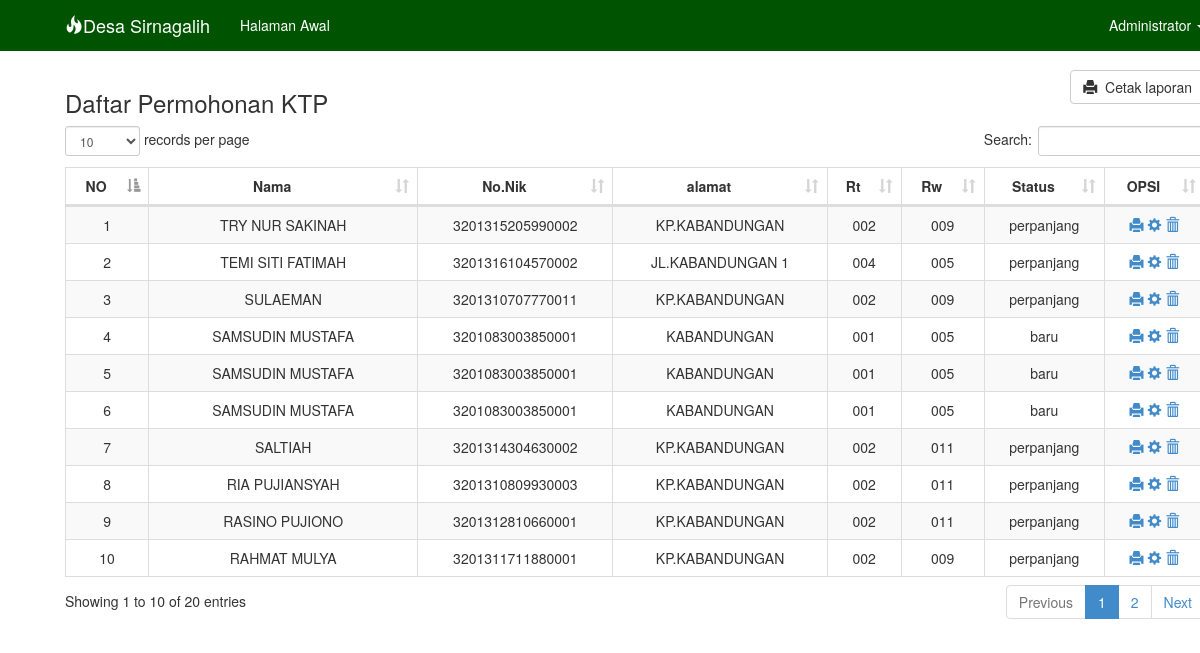
Page /surat-ktp/daf.php on the committed database.
### tables this page shows
CREATE TABLE IF NOT EXISTS `ktp` (
`id` int(22) NOT NULL,
  `nama` varchar(20) NOT NULL,
  `nik` varchar(20) NOT NULL,
  `kk` varchar(40) NOT NULL,
  `alamatl` varchar(20) NOT NULL,
  `rt` varchar(20) NOT NULL,
  `rw` varchar(20) NOT NULL,
  `statusktp` varchar(30) NOT NULL
);

### surat-ktp/daf.php (the view, shortened to what this page needs)
<!DOCTYPE html>
<html lang="en">
	<head>
    <link href="../css/bootstrap.min.css" rel="stylesheet">
    <link rel="stylesheet" href="../css/dataTables.bootstrap.css"/>
  </head>
  <body>
<div class="navbar navbar-inverse navbar-fixed-top" role="navigation">
  <div class="container">
    <div class="navbar-header">
      <a class="navbar-brand" href="#"><span class="glyphicon glyphicon-fire"></span>Desa Sirnagalih</a>
    </div>
    <div class="navbar-collapse collapse">
      <ul class="nav navbar-nav">
      	<li><a href="../index.php">Halaman Awal</a></li>
      </ul>
      <ul class="nav navbar-nav navbar-right">
        <li class="dropdown active">
          <a href="#" class="dropdown-toggle" data-toggle="dropdown">
            Administrator <b class="caret"></b>
          </a>
        </li>
      </ul>
    </div>
  </div>
</div>
	 <div class="container">
    <a class="noprint pull-right btn btn-default" target="blank" href="laporan.php">
  <i class="glyphicon glyphicon-print"></i>&nbsp;&nbsp;Cetak laporan</a>
	<h3>Daftar Permohonan KTP</h3>
	<table id="example2" class="table table-striped table-bordered dt-responsive nowrap" width="100%">
    	<thead>
		<tr>
      <th>NO</th>
      <th>Nama</th>
			<th>No.Nik</th>
			<th>alamat</th>
		  <th>Rt</th>
      <th>Rw</th>
      <th>Status</th>
      <th>OPSI</th>
		</tr>
		 </thead>
	<tbody>
		<?php
    $query = mysql_query("SELECT * FROM ktp ORDER BY nama DESC ") or die(mysql_error());
		if(mysql_num_rows($query) == 0){
		echo '<tr><td colspan="6">Tidak ada data!</td></tr>';
		}else{
			$no = 1;
			while($data = mysql_fetch_array($query)){
				echo '<tr>';
					echo '<td>'.$no.'</td>';
          echo '<td>'.$data['nama'].'</td>';
					echo '<td>'.$data['nik'].'</td>';
          echo '<td>'.$data['alamatl'].'</td>';
          echo '<td>'.$data['rt'].'</td>';
          echo '<td>'.$data['rw'].'</td>';
          echo '<td>'.$data['statusktp'].'</td>';
          echo '<td>
           <a href="cetakulang.php?id='.$data['nik'].'">
          <span class="glyphicon glyphicon-print" aria-hidden="true"></span></a>
          <a href="edit.php?id='.$data['nik'].'">
          <span class="glyphicon glyphicon-cog" aria-hidden="true"></span></a>
          <a href="hps.php?id='.$data['nik'].'" onclick="return confirm(\'Yakin?\')"><span class="glyphicon glyphicon-trash" aria-hidden="true"></span></a></td>';
          echo '</tr>';
				  $no++;
		    }
		  }
		?>
	</table>
</body>
</html>

### surat-ktp/daf.php (style rules this page uses)
body { min-height: 200px; padding-top: 70px; }
.container { padding-right: 15px; margin-right: auto; margin-left: 50px; }
.navbar-inverse { background-color: #005401; border-color: #005401; }
.navbar-inverse .navbar-nav>li>a { color: #FFFFFF; }
.navbar-inverse .navbar-brand { color: #FFFFFF; }
.navbar-inverse .navbar-nav>.active>a, .navbar-inverse .navbar-nav>.active>a:hover, .navbar-inverse .navbar-nav>.active>a:focus { color: #fff; background-color: #005401; }
td, th { padding: 0; text-align: center; }

### rows in the picture
ktp: nama "TRY NUR SAKINAH", nik "3201315205990002", alamatl "KP.KABANDUNGAN", rt "002", rw "009", statusktp "perpanjang"
ktp: nama "TEMI SITI FATIMAH", nik "3201316104570002", alamatl "JL.KABANDUNGAN 1", rt "004", rw "005", statusktp "perpanjang"
ktp: nama "SULAEMAN", nik "3201310707770011", alamatl "KP.KABANDUNGAN", rt "002", rw "009", statusktp "perpanjang"
ktp: nama "SAMSUDIN MUSTAFA", nik "3201083003850001", alamatl "KABANDUNGAN", rt "001", rw "005", statusktp "baru"
ktp: nama "SAMSUDIN MUSTAFA", nik "3201083003850001", alamatl "KABANDUNGAN", rt "001", rw "005", statusktp "baru"
ktp: nama "SAMSUDIN MUSTAFA", nik "3201083003850001", alamatl "KABANDUNGAN", rt "001", rw "005", statusktp "baru"
ktp: nama "SALTIAH", nik "3201314304630002", alamatl "KP.KABANDUNGAN", rt "002", rw "011", statusktp "perpanjang"
ktp: nama "RIA PUJIANSYAH", nik "3201310809930003", alamatl "KP.KABANDUNGAN", rt "002", rw "011", statusktp "perpanjang"
ktp: nama "RASINO PUJIONO", nik "3201312810660001", alamatl "KP.KABANDUNGAN", rt "002", rw "011", statusktp "perpanjang"
ktp: nama "RAHMAT MULYA", nik "3201311711880001", alamatl "KP.KABANDUNGAN", rt "002", rw "009", statusktp "perpanjang"
